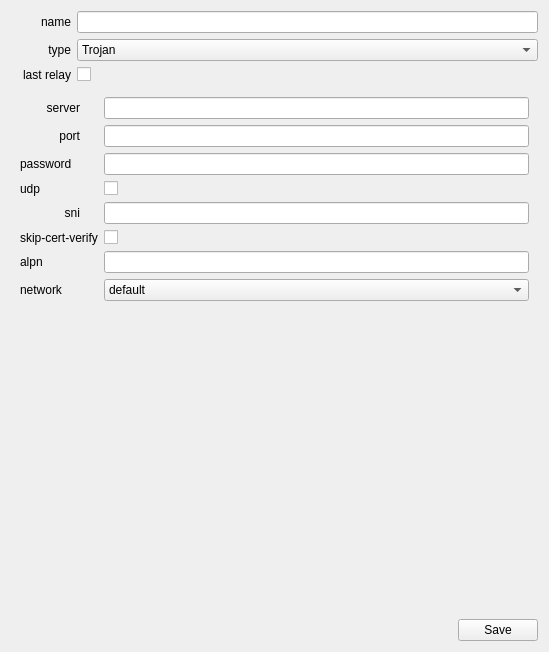
<?xml version="1.0" encoding="UTF-8"?>
<ui version="4.0">
 <class>NewProxyWidget</class>
 <widget class="QWidget" name="NewProxyWidget">
  <property name="geometry">
   <rect>
    <x>0</x>
    <y>0</y>
    <width>549</width>
    <height>652</height>
   </rect>
  </property>
  <property name="windowTitle">
   <string>NewProxyWidget</string>
  </property>
  <layout class="QVBoxLayout" name="verticalLayout">
   <item>
    <layout class="QFormLayout" name="formLayout">
     <item row="0" column="0">
      <widget class="QLabel" name="label">
       <property name="minimumSize">
        <size>
         <width>60</width>
         <height>0</height>
        </size>
       </property>
       <property name="maximumSize">
        <size>
         <width>50</width>
         <height>16777215</height>
        </size>
       </property>
       <property name="text">
        <string>name</string>
       </property>
       <property name="alignment">
        <set>Qt::AlignRight|Qt::AlignTrailing|Qt::AlignVCenter</set>
       </property>
      </widget>
     </item>
     <item row="0" column="1">
      <widget class="QLineEdit" name="nameInput"/>
     </item>
     <item row="1" column="0">
      <widget class="QLabel" name="label_2">
       <property name="minimumSize">
        <size>
         <width>60</width>
         <height>0</height>
        </size>
       </property>
       <property name="maximumSize">
        <size>
         <width>50</width>
         <height>16777215</height>
        </size>
       </property>
       <property name="text">
        <string>type</string>
       </property>
       <property name="alignment">
        <set>Qt::AlignRight|Qt::AlignTrailing|Qt::AlignVCenter</set>
       </property>
      </widget>
     </item>
     <item row="1" column="1">
      <widget class="QComboBox" name="proxyTypeInput">
       <item>
        <property name="text">
         <string comment="Trojan">Trojan</string>
        </property>
       </item>
       <item>
        <property name="text">
         <string comment="ShadowSocks">ShadowSocks</string>
        </property>
       </item>
       <item>
        <property name="text">
         <string>Vmess</string>
        </property>
       </item>
       <item>
        <property name="text">
         <string>Socks5</string>
        </property>
       </item>
       <item>
        <property name="text">
         <string>Http</string>
        </property>
       </item>
       <item>
        <property name="text">
         <string>Snell</string>
        </property>
       </item>
       <item>
        <property name="text">
         <string>ShadowSocksR</string>
        </property>
       </item>
      </widget>
     </item>
     <item row="6" column="0">
      <widget class="QLabel" name="lastRelayLabel">
       <property name="minimumSize">
        <size>
         <width>60</width>
         <height>0</height>
        </size>
       </property>
       <property name="maximumSize">
        <size>
         <width>60</width>
         <height>16777215</height>
        </size>
       </property>
       <property name="text">
        <string>last relay</string>
       </property>
       <property name="alignment">
        <set>Qt::AlignRight|Qt::AlignTrailing|Qt::AlignVCenter</set>
       </property>
      </widget>
     </item>
     <item row="6" column="1">
      <widget class="QCheckBox" name="lastRelayInput">
       <property name="text">
        <string/>
       </property>
      </widget>
     </item>
    </layout>
   </item>
   <item>
    <widget class="QStackedWidget" name="stackedWidget">
     <widget class="QWidget" name="pageTrojan">
      <layout class="QHBoxLayout" name="horizontalLayout_2">
       <item>
        <layout class="QFormLayout" name="formLayout_3">
         <item row="0" column="0">
          <widget class="QLabel" name="label_3">
           <property name="minimumSize">
            <size>
             <width>60</width>
             <height>0</height>
            </size>
           </property>
           <property name="maximumSize">
            <size>
             <width>50</width>
             <height>16777215</height>
            </size>
           </property>
           <property name="text">
            <string>server</string>
           </property>
           <property name="alignment">
            <set>Qt::AlignRight|Qt::AlignTrailing|Qt::AlignVCenter</set>
           </property>
          </widget>
         </item>
         <item row="0" column="1">
          <widget class="QLineEdit" name="trojanServerInput"/>
         </item>
         <item row="1" column="0">
          <widget class="QLabel" name="label_4">
           <property name="minimumSize">
            <size>
             <width>60</width>
             <height>0</height>
            </size>
           </property>
           <property name="maximumSize">
            <size>
             <width>100</width>
             <height>16777215</height>
            </size>
           </property>
           <property name="text">
            <string>port</string>
           </property>
           <property name="alignment">
            <set>Qt::AlignRight|Qt::AlignTrailing|Qt::AlignVCenter</set>
           </property>
          </widget>
         </item>
         <item row="1" column="1">
          <widget class="QLineEdit" name="trojanPortInput"/>
         </item>
         <item row="2" column="0">
          <widget class="QLabel" name="label_6">
           <property name="minimumSize">
            <size>
             <width>60</width>
             <height>0</height>
            </size>
           </property>
           <property name="maximumSize">
            <size>
             <width>100</width>
             <height>16777215</height>
            </size>
           </property>
           <property name="text">
            <string>password</string>
           </property>
          </widget>
         </item>
         <item row="2" column="1">
          <widget class="QLineEdit" name="trojanPasswordInput"/>
         </item>
         <item row="3" column="0">
          <widget class="QLabel" name="label_15">
           <property name="text">
            <string>udp</string>
           </property>
          </widget>
         </item>
         <item row="3" column="1">
          <widget class="QCheckBox" name="trojanUdpInput">
           <property name="text">
            <string/>
           </property>
          </widget>
         </item>
         <item row="4" column="0">
          <widget class="QLabel" name="label_5">
           <property name="minimumSize">
            <size>
             <width>60</width>
             <height>0</height>
            </size>
           </property>
           <property name="maximumSize">
            <size>
             <width>100</width>
             <height>16777215</height>
            </size>
           </property>
           <property name="text">
            <string>sni</string>
           </property>
           <property name="alignment">
            <set>Qt::AlignRight|Qt::AlignTrailing|Qt::AlignVCenter</set>
           </property>
          </widget>
         </item>
         <item row="4" column="1">
          <widget class="QLineEdit" name="trojanSniInput"/>
         </item>
         <item row="5" column="0">
          <widget class="QLabel" name="label_11">
           <property name="text">
            <string>skip-cert-verify</string>
           </property>
          </widget>
         </item>
         <item row="5" column="1">
          <widget class="QCheckBox" name="trojanSkipCertVerifyInput">
           <property name="text">
            <string/>
           </property>
          </widget>
         </item>
         <item row="6" column="0">
          <widget class="QLabel" name="label_16">
           <property name="text">
            <string>alpn</string>
           </property>
          </widget>
         </item>
         <item row="6" column="1">
          <widget class="QLineEdit" name="trojanAlpnInput"/>
         </item>
         <item row="7" column="0">
          <widget class="QLabel" name="label_17">
           <property name="text">
            <string>network</string>
           </property>
          </widget>
         </item>
         <item row="7" column="1">
          <widget class="QComboBox" name="trojanNetworkInput">
           <item>
            <property name="text">
             <string>default</string>
            </property>
           </item>
           <item>
            <property name="text">
             <string>grpc</string>
            </property>
           </item>
           <item>
            <property name="text">
             <string>ws</string>
            </property>
           </item>
          </widget>
         </item>
         <item row="8" column="1">
          <widget class="QStackedWidget" name="trojanNetwrokStackedWidget">
           <widget class="QWidget" name="pageTrojanNetworkDefault"/>
           <widget class="QWidget" name="pageTrojanNetworkGrpc">
            <layout class="QHBoxLayout" name="horizontalLayout_5">
             <item>
              <layout class="QFormLayout" name="formLayout_2">
               <item row="0" column="0">
                <widget class="QLabel" name="label_7">
                 <property name="text">
                  <string>grpc-service-name</string>
                 </property>
                </widget>
               </item>
               <item row="0" column="1">
                <widget class="QLineEdit" name="trojanGrpcServiceNameInput"/>
               </item>
              </layout>
             </item>
            </layout>
           </widget>
           <widget class="QWidget" name="pageTrojanNetworkWebsockets">
            <layout class="QHBoxLayout" name="horizontalLayout_6">
             <item>
              <layout class="QFormLayout" name="formLayout_12">
               <item row="0" column="0">
                <widget class="QLabel" name="label_8">
                 <property name="text">
                  <string>path</string>
                 </property>
                </widget>
               </item>
               <item row="1" column="0">
                <widget class="QLabel" name="label_9">
                 <property name="text">
                  <string>headers</string>
                 </property>
                </widget>
               </item>
               <item row="0" column="1">
                <widget class="QLineEdit" name="trojanWebsocketsPathInput"/>
               </item>
               <item row="1" column="1">
                <widget class="QLineEdit" name="trojanWebSocketsHeadersInput"/>
               </item>
              </layout>
             </item>
            </layout>
           </widget>
          </widget>
         </item>
        </layout>
       </item>
      </layout>
     </widget>
     <widget class="QWidget" name="pageShadowSocks">
      <layout class="QHBoxLayout" name="horizontalLayout_3">
       <item>
        <layout class="QFormLayout" name="formLayout_4">
         <item row="0" column="0">
          <widget class="QLabel" name="label_18">
           <property name="text">
            <string>server</string>
           </property>
          </widget>
         </item>
         <item row="1" column="0">
          <widget class="QLabel" name="label_19">
           <property name="text">
            <string>port</string>
           </property>
          </widget>
         </item>
         <item row="2" column="0">
          <widget class="QLabel" name="label_20">
           <property name="text">
            <string>password</string>
           </property>
          </widget>
         </item>
         <item row="0" column="1">
          <widget class="QLineEdit" name="shadowSocksServerInput"/>
         </item>
         <item row="1" column="1">
          <widget class="QLineEdit" name="shadowSocksPortInput"/>
         </item>
         <item row="2" column="1">
          <widget class="QLineEdit" name="shadowSocksPasswordInput"/>
         </item>
         <item row="3" column="0">
          <widget class="QLabel" name="label_21">
           <property name="text">
            <string>cipher</string>
           </property>
          </widget>
         </item>
         <item row="3" column="1">
          <widget class="QComboBox" name="shadowSocksCihperInput">
           <item>
            <property name="text">
             <string>aes-128-gcm</string>
            </property>
           </item>
           <item>
            <property name="text">
             <string>aes-192-gcm</string>
            </property>
           </item>
           <item>
            <property name="text">
             <string>aes-256-gcm</string>
            </property>
           </item>
           <item>
            <property name="text">
             <string>aes-128-cfb</string>
            </property>
           </item>
           <item>
            <property name="text">
             <string>aes-192-cfb</string>
            </property>
           </item>
           <item>
            <property name="text">
             <string>aes-256-cfb</string>
            </property>
           </item>
           <item>
            <property name="text">
             <string>aes-128-ctr</string>
            </property>
           </item>
           <item>
            <property name="text">
             <string>aes-192-ctr</string>
            </property>
           </item>
           <item>
            <property name="text">
             <string>aes-256-ctr</string>
            </property>
           </item>
           <item>
            <property name="text">
             <string>rc4-md5</string>
            </property>
           </item>
           <item>
            <property name="text">
             <string>chacha20-ietf</string>
            </property>
           </item>
           <item>
            <property name="text">
             <string>xchacha20</string>
            </property>
           </item>
           <item>
            <property name="text">
             <string>chacha20-ietf-poly1305</string>
            </property>
           </item>
           <item>
            <property name="text">
             <string>xchacha20-ietf-poly1305</string>
            </property>
           </item>
          </widget>
         </item>
         <item row="4" column="0">
          <widget class="QLabel" name="label_22">
           <property name="text">
            <string>udp</string>
           </property>
          </widget>
         </item>
         <item row="4" column="1">
          <widget class="QCheckBox" name="shadowSocksUdpInput">
           <property name="text">
            <string/>
           </property>
          </widget>
         </item>
         <item row="5" column="0">
          <widget class="QLabel" name="label_23">
           <property name="text">
            <string>plugin</string>
           </property>
          </widget>
         </item>
         <item row="5" column="1">
          <widget class="QComboBox" name="shadowSocksPluginInput">
           <item>
            <property name="text">
             <string>default</string>
            </property>
           </item>
           <item>
            <property name="text">
             <string>obfs</string>
            </property>
           </item>
           <item>
            <property name="text">
             <string>v2ray-plugin</string>
            </property>
           </item>
          </widget>
         </item>
         <item row="6" column="1">
          <widget class="QStackedWidget" name="shadowSocksPluginOptWidget">
           <widget class="QWidget" name="pageShadowSocksDefault"/>
           <widget class="QWidget" name="pageShadowSocksObfs">
            <layout class="QHBoxLayout" name="horizontalLayout">
             <item>
              <layout class="QFormLayout" name="formLayout_10">
               <item row="0" column="0">
                <widget class="QLabel" name="label_24">
                 <property name="text">
                  <string>mode</string>
                 </property>
                </widget>
               </item>
               <item row="0" column="1">
                <widget class="QComboBox" name="shadowSocksObfsModeInput">
                 <item>
                  <property name="text">
                   <string>tls</string>
                  </property>
                 </item>
                 <item>
                  <property name="text">
                   <string>http</string>
                  </property>
                 </item>
                </widget>
               </item>
               <item row="1" column="0">
                <widget class="QLabel" name="label_10">
                 <property name="text">
                  <string>host</string>
                 </property>
                </widget>
               </item>
               <item row="1" column="1">
                <widget class="QLineEdit" name="shadowSocksObfsHostInput"/>
               </item>
              </layout>
             </item>
            </layout>
           </widget>
           <widget class="QWidget" name="pageShadowSocksV2ray">
            <layout class="QHBoxLayout" name="horizontalLayout_4">
             <item>
              <layout class="QFormLayout" name="formLayout_11">
               <item row="0" column="0">
                <widget class="QLabel" name="label_25">
                 <property name="text">
                  <string>mode</string>
                 </property>
                </widget>
               </item>
               <item row="0" column="1">
                <widget class="QComboBox" name="shadowSocksV2rayPluginModeInput">
                 <item>
                  <property name="text">
                   <string>websocket</string>
                  </property>
                 </item>
                </widget>
               </item>
               <item row="1" column="0">
                <widget class="QLabel" name="label_26">
                 <property name="text">
                  <string>TLS</string>
                 </property>
                </widget>
               </item>
               <item row="1" column="1">
                <widget class="QCheckBox" name="shadowSocksV2rayPluginTlsInput">
                 <property name="text">
                  <string/>
                 </property>
                </widget>
               </item>
               <item row="2" column="0">
                <widget class="QLabel" name="label_27">
                 <property name="text">
                  <string>skip-cert-verify</string>
                 </property>
                </widget>
               </item>
               <item row="2" column="1">
                <widget class="QCheckBox" name="shadowSocksV2rayPluginSkipCertVerifyInput">
                 <property name="text">
                  <string/>
                 </property>
                </widget>
               </item>
               <item row="3" column="0">
                <widget class="QLabel" name="label_28">
                 <property name="text">
                  <string>host</string>
                 </property>
                </widget>
               </item>
               <item row="3" column="1">
                <widget class="QLineEdit" name="shadowSocksV2rayPluginHostInput"/>
               </item>
               <item row="4" column="0">
                <widget class="QLabel" name="label_29">
                 <property name="text">
                  <string>path</string>
                 </property>
                </widget>
               </item>
               <item row="5" column="0">
                <widget class="QLabel" name="label_30">
                 <property name="text">
                  <string>mux</string>
                 </property>
                </widget>
               </item>
               <item row="6" column="0">
                <widget class="QLabel" name="label_31">
                 <property name="text">
                  <string>headers</string>
                 </property>
                </widget>
               </item>
               <item row="4" column="1">
                <widget class="QLineEdit" name="shadowSocksV2rayPluginPathInput"/>
               </item>
               <item row="5" column="1">
                <widget class="QCheckBox" name="shadowSocksV2rayPluginMuxInput">
                 <property name="text">
                  <string/>
                 </property>
                </widget>
               </item>
               <item row="6" column="1">
                <widget class="QLineEdit" name="shadowSocksV2rayPluginHeadersInput"/>
               </item>
              </layout>
             </item>
            </layout>
           </widget>
          </widget>
         </item>
        </layout>
       </item>
      </layout>
     </widget>
     <widget class="QWidget" name="pageShadowSocksR">
      <layout class="QHBoxLayout" name="horizontalLayout_13">
       <item>
        <layout class="QFormLayout" name="formLayout_5"/>
       </item>
      </layout>
     </widget>
     <widget class="QWidget" name="pageVmess">
      <layout class="QHBoxLayout" name="horizontalLayout_8">
       <item>
        <layout class="QFormLayout" name="formLayout_6"/>
       </item>
      </layout>
     </widget>
     <widget class="QWidget" name="pageHttp">
      <layout class="QHBoxLayout" name="horizontalLayout_9">
       <item>
        <layout class="QFormLayout" name="formLayout_7"/>
       </item>
      </layout>
     </widget>
     <widget class="QWidget" name="pageSocks5">
      <layout class="QHBoxLayout" name="horizontalLayout_10">
       <item>
        <layout class="QFormLayout" name="formLayout_8"/>
       </item>
      </layout>
     </widget>
     <widget class="QWidget" name="pageSnell">
      <layout class="QHBoxLayout" name="horizontalLayout_11">
       <item>
        <layout class="QFormLayout" name="formLayout_9"/>
       </item>
      </layout>
     </widget>
    </widget>
   </item>
   <item>
    <spacer name="verticalSpacer">
     <property name="orientation">
      <enum>Qt::Vertical</enum>
     </property>
     <property name="sizeHint" stdset="0">
      <size>
       <width>20</width>
       <height>40</height>
      </size>
     </property>
    </spacer>
   </item>
   <item>
    <layout class="QHBoxLayout" name="horizontalLayout_7">
     <item>
      <spacer name="horizontalSpacer_3">
       <property name="orientation">
        <enum>Qt::Horizontal</enum>
       </property>
       <property name="sizeHint" stdset="0">
        <size>
         <width>40</width>
         <height>20</height>
        </size>
       </property>
      </spacer>
     </item>
     <item>
      <widget class="QPushButton" name="saveBtn">
       <property name="maximumSize">
        <size>
         <width>16777215</width>
         <height>30</height>
        </size>
       </property>
       <property name="text">
        <string>Save</string>
       </property>
      </widget>
     </item>
    </layout>
   </item>
  </layout>
 </widget>
 <resources/>
 <connections/>
</ui>
